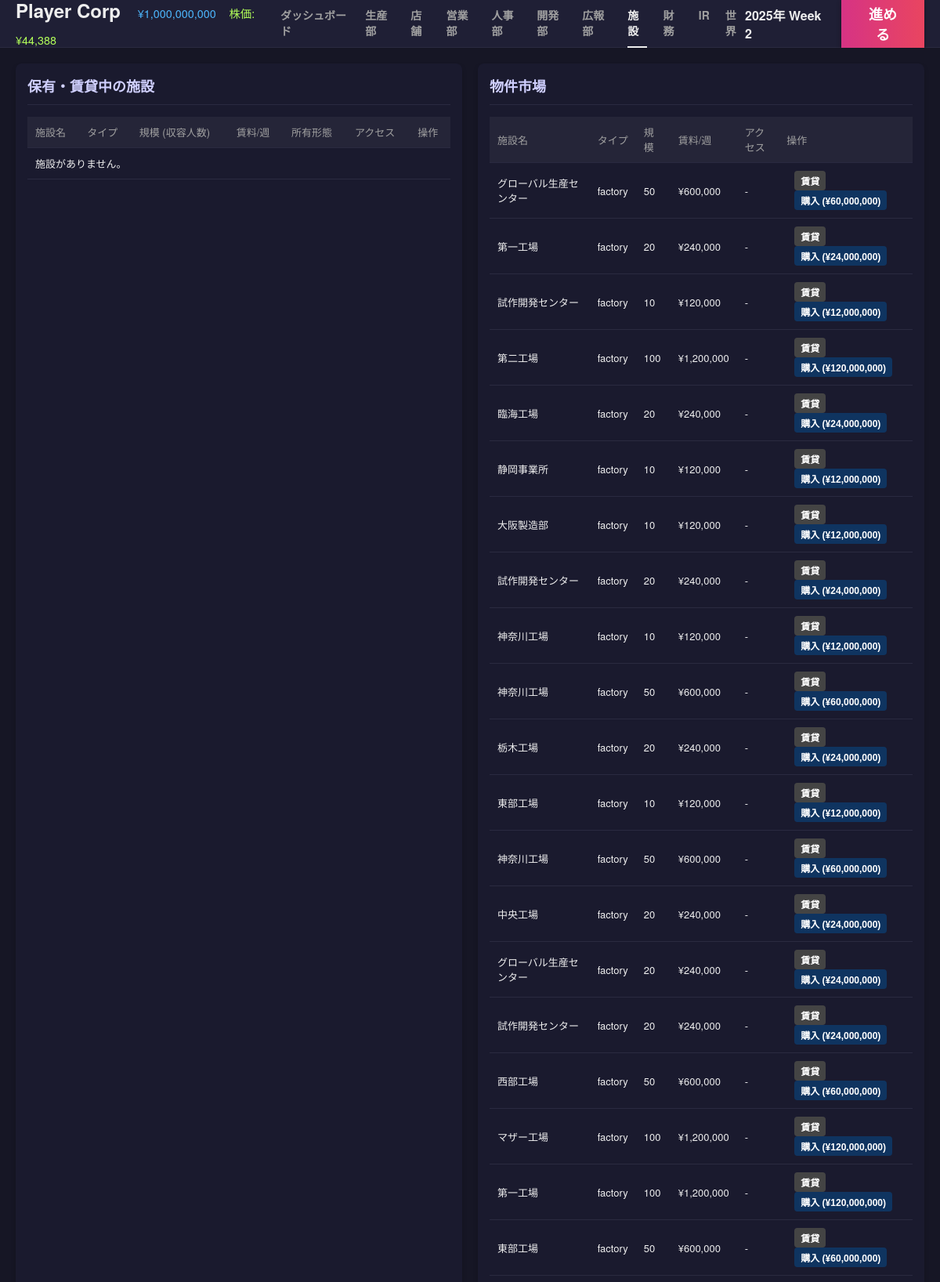
Page /facility (upper part) on the committed database.
### tables this page shows
CREATE TABLE companies (
            id INTEGER PRIMARY KEY AUTOINCREMENT,
            name TEXT,
            type TEXT, -- 'player', 'npc_maker', 'npc_retail', 'system_supplier'
            funds INTEGER,
            brand_power REAL DEFAULT 0,
            industry TEXT DEFAULT 'automotive',
            credit_rating INTEGER DEFAULT 50,
            dev_knowhow REAL DEFAULT 0,
            borrowing_limit INTEGER DEFAULT 0,
            is_active BOOLEAN DEFAULT 1,
            -- Supplier Traits
            trait_material_score REAL DEFAULT 3.0,
            trait_cost_multiplier REAL DEFAULT 1.0,
            part_category TEXT, -- 'engine', 'body', etc. for system_supplier
            
            -- Stock info
            listing_status TEXT DEFAULT 'private', -- 'private', 'public'
            stock_price INTEGER DEFAULT 50000,
            outstanding_shares INTEGER DEFAULT 20000,
            market_cap INTEGER DEFAULT 1000000000
        );

CREATE TABLE facilities (
            id INTEGER PRIMARY KEY AUTOINCREMENT,
            company_id INTEGER,
            name TEXT,
            type TEXT, -- 'office', 'factory', 'store'
            size INTEGER, -- 収容人数
            rent INTEGER,
            access_score TEXT, -- 店舗用 S-D
            is_owned BOOLEAN DEFAULT 0,
            FOREIGN KEY(company_id) REFERENCES companies(id)
        );

### app.py (the view)
@app.route('/facility')
def facility():
    player = get_player_company()
    my_facilities = db.fetch_all("SELECT * FROM facilities WHERE company_id = ?", (player['id'],))
    market_facilities = db.fetch_all("SELECT * FROM facilities WHERE company_id IS NULL LIMIT 50")
    return render_template('facility.html', my_facilities=my_facilities, market_facilities=market_facilities, purchase_multiplier=gb.FACILITY_PURCHASE_MULTIPLIER)

### app.py (called while the page is built)
def get_player_company():
    res = db.fetch_one("SELECT * FROM companies WHERE type = 'player' LIMIT 1")
    return res

@app.context_processor
def inject_common_data():
    player = get_player_company()
    game_state = db.fetch_one("SELECT * FROM game_state")
    current_week = game_state['week'] if game_state else 0
    year = 2025 + (current_week - 1) // 52
    week_of_year = (current_week - 1) % 52 + 1
    date_str = f"{year}年 Week {week_of_year}"
    header_caps = None
    if player:
        header_caps = sim.calculate_capabilities(player['id'])
    return dict(
        player=player,
        current_week=current_week,
        date_str=date_str,
        active_page=request.endpoint,
        header_caps=header_caps,
        npc_scale=gb.NPC_SCALE_FACTOR
    )

### database.py (called while the page is built)
    def get_connection(self):
        if hasattr(self._local, 'connection') and self._local.connection:
            return self._local.connection, False  # (conn, should_close)
        conn = sqlite3.connect(self.db_path)
        conn.row_factory = sqlite3.Row
        return conn, True

    def fetch_one(self, query, params=()):
        conn, should_close = self.get_connection()
        try:
            cursor = conn.cursor()
            cursor.execute(query, params)
            result = cursor.fetchone()
            return result
        finally:
            if should_close:
                conn.close()

    def fetch_all(self, query, params=()):
        conn, should_close = self.get_connection()
        try:
            cursor = conn.cursor()
            cursor.execute(query, params)
            result = cursor.fetchall()
            return result
        finally:
            if should_close:
                conn.close()

### templates/facility.html (shortened to what this page needs)
{% extends "base.html" %}
{% block content %}
<div class="dashboard-grid">
    <div class="card card-large">
        <div class="card-header">
            <h2>保有・賃貸中の施設</h2>
        </div>
        <div class="card-body">
            <table class="data-table">
                <thead>
                    <tr>
                        <th>施設名</th>
                        <th>タイプ</th>
                        <th>規模 (収容人数)</th>
                        <th>賃料/週</th>
                        <th>所有形態</th>
                        <th>アクセス</th>
                        <th>操作</th>
                    </tr>
                </thead>
                <tbody>
                    {% for fac in my_facilities %}
                    <tr>
                        <td>{{ fac.name }}</td>
                        <td>{{ fac.type }}</td>
                        <td>{{ fac.size }}</td>
                        <td>¥{{ "{:,}".format(fac.rent) }}</td>
                        <td>{{ '自社所有' if fac.is_owned else '賃貸' }}</td>
                        <td>{{ fac.access_score if fac.access_score else '-' }}</td>
                        <td>
                            <form action="{{ url_for('facility_release') }}" method="post">
                                <input type="hidden" name="facility_id" value="{{ fac.id }}">
                                {% if fac.is_owned %}
                                    {% set sell_price = (fac.rent * purchase_multiplier * 0.8)|int %}
                                    <button type="submit" name="action" value="sell" class="btn btn-small btn-primary" onclick="return confirm('本当に売却しますか？\n売却額: ¥{{ '{:,}'.format(sell_price) }}')">売却 (¥{{ "{:,}".format(sell_price) }})</button>
                                {% else %}
                                    <button type="submit" name="action" value="cancel" class="btn btn-small btn-danger" onclick="return confirm('本当に解約しますか？')">解約</button>
                                {% endif %}
                            </form>
                        </td>
                    </tr>
                    {% else %}
                    <tr><td colspan="7">施設がありません。</td></tr>
                    {% endfor %}
                </tbody>
            </table>
        </div>
    </div>
    <div class="card card-large">
        <div class="card-header">
            <h2>物件市場</h2>
        </div>
        <div class="card-body">
            <table class="data-table">
                <thead>
                    <tr>
                        <th>施設名</th>
                        <th>タイプ</th>
                        <th>規模</th>
                        <th>賃料/週</th>
                        <th>アクセス</th>
                        <th>操作</th>
                    </tr>
                </thead>
                <tbody>
                    {% for fac in market_facilities %}
                    <tr>
                        <td>{{ fac.name }}</td>
                        <td>{{ fac.type }}</td>
                        <td>{{ fac.size }}</td>
                        <td>¥{{ "{:,}".format(fac.rent) }}</td>
                        <td>{{ fac.access_score if fac.access_score else '-' }}</td>
                        <td>
                            <form action="{{ url_for('facility_contract') }}" method="post">
                                {% set buy_price = (fac.rent * purchase_multiplier)|int %}
                                <button type="submit" name="action" value="rent" class="btn btn-small btn-secondary">賃貸</button>
                                <button type="submit" name="action" value="buy" class="btn btn-small btn-primary" onclick="return confirm('購入しますか？\n価格: ¥{{ '{:,}'.format(buy_price) }}')">購入 (¥{{ "{:,}".format(buy_price) }})</button>
                            </form>
                        </td>
                    </tr>
                    {% endfor %}
                </tbody>
            </table>
        </div>
    </div>
</div>
{% endblock %}

### templates/base.html (shortened to what this page needs)
<!DOCTYPE html>
<html lang="ja">
<head>
    <link rel="stylesheet" href="{{ url_for('static', filename='css/style.css') }}">
</head>
<body>
    <div class="app-container">
        <header class="top-bar">
            <div class="logo-area tooltip-container">
                <h1>
                    {% if player %}
                    <span style="font-size: 0.6em; color: #4db8ff; margin-left: 15px; font-weight: normal;">¥{{ "{:,}".format(player.funds|int) }}</span>
                    {% if player.stock_price %}
                    <span style="font-size: 0.6em; color: #b2ff59; margin-left: 10px; font-weight: normal;">株価: ¥{{ "{:,}".format(player.stock_price) }}</span>
                    {% endif %}
                    {% endif %}
                </h1>
            </div>
            <nav class="top-nav">
                <a href="{{ url_for('dashboard') }}" class="{{ 'active' if active_page == 'dashboard' else '' }}">ダッシュボード</a>
                <a href="{{ url_for('production') }}" class="{{ 'active' if active_page == 'production' else '' }}">生産部</a>
                <a href="{{ url_for('store') }}" class="{{ 'active' if active_page == 'store' else '' }}">店舗</a>
                <a href="{{ url_for('sales') }}" class="{{ 'active' if active_page == 'sales' else '' }}">営業部</a>
                <a href="{{ url_for('hr') }}" class="{{ 'active' if active_page == 'hr' else '' }}">人事部</a>
                <a href="{{ url_for('dev') }}" class="{{ 'active' if active_page == 'dev' else '' }}">開発部</a>
                <a href="{{ url_for('pr') }}" class="{{ 'active' if active_page == 'pr' else '' }}">広報部</a>
                <a href="{{ url_for('facility') }}" class="{{ 'active' if active_page == 'facility' else '' }}">施設</a>
                <a href="{{ url_for('finance') }}" class="{{ 'active' if active_page == 'finance' else '' }}">財務</a>
                <a href="{{ url_for('ir') }}" class="{{ 'active' if active_page == 'ir' else '' }}">IR</a>
                <a href="{{ url_for('world') }}" class="{{ 'active' if active_page == 'world' else '' }}">世界</a>
            </nav>
            <div class="action-area">
                <div class="date-display">{{ date_str }}</div>
                <form action="{{ url_for('next_week') }}" method="post">
                    <button type="submit" class="btn-next-week">進める</button>
                </form>
            </div>
        </header>
        <main class="main-content">
            {% block content %}{% endblock %}
        </main>
    </div>
</body>
</html>

### static/css/style.css (style rules this page uses)
:root { --bg-dark: #161625; --bg-panel: #1a1a2e; --bg-header: #1f1f35; --accent-pink: #e94560; --accent-blue: #0f3460; --text-main: #eeeeee; --text-muted: #a0a0a0; --border-color: #2a2a40; --font-family: "Helvetica Neue", Arial, "Hiragino Kaku Gothic ProN", "Hiragino Sans", Meiryo, sans-serif; }
body { margin: 0; padding: 0; background-color: var(--bg-dark); color: var(--text-main); font-family: var(--font-family); font-size: 14px; overflow: hidden; }
a { text-decoration: none; color: inherit; }
.app-container { display: flex; flex-direction: column; height: 100vh; }
.top-bar { height: 60px; background-color: var(--bg-header); display: flex; align-items: center; padding: 0 20px; border-bottom: 1px solid var(--border-color); justify-content: space-between; }
.logo-area h1 { font-size: 24px; font-weight: bold; margin: 0; }
.top-nav { display: flex; gap: 20px; }
.top-nav a { color: var(--text-muted); font-weight: bold; padding: 10px 0; border-bottom: 3px solid transparent; transition: all 0.2s; }
.top-nav a:hover, .top-nav a.active { color: var(--text-main); border-bottom-color: var(--text-main); }
.action-area { display: flex; align-items: center; gap: 20px; }
.date-display { font-size: 16px; font-weight: bold; }
.btn-next-week { background: linear-gradient(90deg, #d63384, #e94560); color: white; border: none; padding: 10px 30px; border-radius: 5px; font-size: 18px; font-weight: bold; cursor: pointer; box-shadow: 0 4px 6px rgba(0,0,0,0.3); transition: transform 0.1s; }
.main-content { flex: 1; padding: 20px; overflow-y: auto; background-color: var(--bg-dark); }
.dashboard-grid { display: grid; grid-template-columns: repeat(4, 1fr); gap: 20px; }
.card { background-color: var(--bg-panel); border-radius: 8px; padding: 15px; box-shadow: 0 4px 6px rgba(0,0,0,0.2); display: flex; flex-direction: column; }
.card-large { grid-column: span 2; }
.card-header h2 { font-size: 18px; color: #d0d0ff; margin-top: 0; margin-bottom: 15px; border-bottom: 1px solid var(--border-color); padding-bottom: 10px; }
.card-body { flex: 1; display: flex; flex-direction: column; gap: 10px; }
.btn { padding: 8px 16px; border-radius: 4px; border: none; cursor: pointer; font-weight: bold; margin-left: 10px; }
.btn-secondary { background-color: #444; color: white; }
.btn-primary { background-color: var(--accent-blue); color: white; }
.btn-small { padding: 4px 8px; font-size: 12px; }
.data-table { width: 100%; border-collapse: collapse; font-size: 13px; }
.data-table th, .data-table td { padding: 10px; text-align: left; border-bottom: 1px solid var(--border-color); }
.data-table th { background-color: #252538; color: var(--text-muted); font-weight: normal; position: relative; }
.tooltip-container { position: relative; cursor: help; }

### rows in the picture
companies: funds "1,000,000,000", stock_price "44,388"
facilities: name "グローバル生産センター", type "factory", size "50", rent "600,000", access_score "-", buy_price "60,000,000"
facilities: name "第一工場", type "factory", size "20", rent "240,000", access_score "-", buy_price "24,000,000"
facilities: name "試作開発センター", type "factory", size "10", rent "120,000", access_score "-", buy_price "12,000,000"
facilities: name "第二工場", type "factory", size "100", rent "1,200,000", access_score "-", buy_price "120,000,000"
facilities: name "臨海工場", type "factory", size "20", rent "240,000", access_score "-", buy_price "24,000,000"
facilities: name "静岡事業所", type "factory", size "10", rent "120,000", access_score "-", buy_price "12,000,000"
facilities: name "大阪製造部", type "factory", size "10", rent "120,000", access_score "-", buy_price "12,000,000"
facilities: name "試作開発センター", type "factory", size "20", rent "240,000", access_score "-", buy_price "24,000,000"
facilities: name "神奈川工場", type "factory", size "10", rent "120,000", access_score "-", buy_price "12,000,000"
facilities: name "神奈川工場", type "factory", size "50", rent "600,000", access_score "-", buy_price "60,000,000"
facilities: name "栃木工場", type "factory", size "20", rent "240,000", access_score "-", buy_price "24,000,000"
facilities: name "東部工場", type "factory", size "10", rent "120,000", access_score "-", buy_price "12,000,000"
facilities: name "神奈川工場", type "factory", size "50", rent "600,000", access_score "-", buy_price "60,000,000"
facilities: name "中央工場", type "factory", size "20", rent "240,000", access_score "-", buy_price "24,000,000"
facilities: name "グローバル生産センター", type "factory", size "20", rent "240,000", access_score "-", buy_price "24,000,000"
facilities: name "試作開発センター", type "factory", size "20", rent "240,000", access_score "-", buy_price "24,000,000"
facilities: name "西部工場", type "factory", size "50", rent "600,000", access_score "-", buy_price "60,000,000"
facilities: name "マザー工場", type "factory", size "100", rent "1,200,000", access_score "-", buy_price "120,000,000"
facilities: name "第一工場", type "factory", size "100", rent "1,200,000", access_score "-", buy_price "120,000,000"
facilities: name "東部工場", type "factory", size "50", rent "600,000", access_score "-", buy_price "60,000,000"

### other values in the picture
{{ date_str }} "2025年 Week 2"
